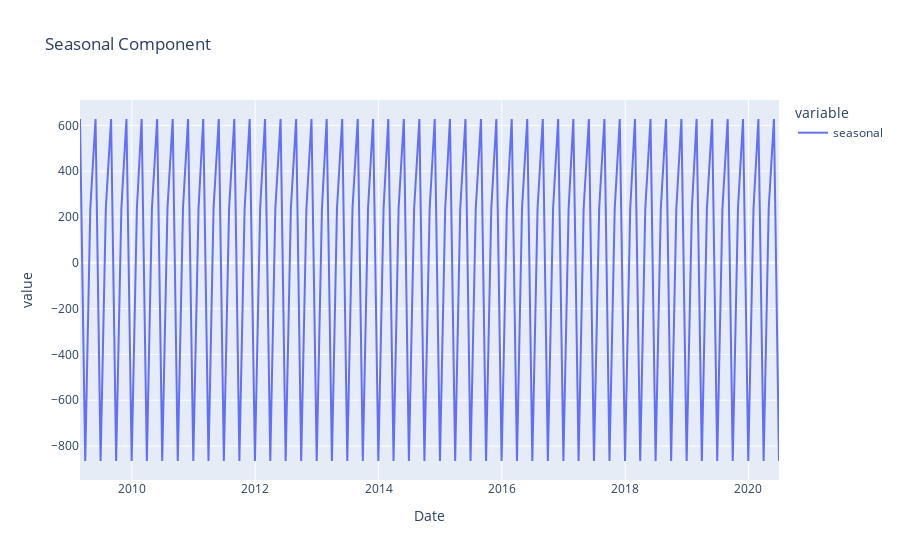

Notebook code cell kept with this figure:
### Code cell
TSA.decompose_season(time_series_monthly, 3)

### Figure 1 — Plotly figure (JSON) as saved in the notebook; plotly's stock layout.template omitted (floating-point values rounded to 4 significant figures; data arrays with more than 128 entries replaced by an {"elided": "..."} marker saying what was removed)
{"data": [{"hovertemplate": "variable=seasonal<br>Date=%{x}<br>value=%{y}<extra></extra>", "legendgroup": "seasonal", "line": {"color": "#636efa", "dash": "solid"}, "marker": {"symbol": "circle"}, "mode": "lines", "name": "seasonal", "orientation": "v", "showlegend": true, "type": "scatter", "x": {"elided": "137 str values"}, "xaxis": "x", "y": {"elided": "137 float values"}, "yaxis": "y"}], "layout": {"legend": {"title": {"text": "variable"}, "tracegroupgap": 0}, "title": {"text": "Seasonal Component"}, "xaxis": {"anchor": "y", "domain": [0, 1], "title": {"text": "Date"}}, "yaxis": {"anchor": "x", "domain": [0, 1], "title": {"text": "value"}}}}
